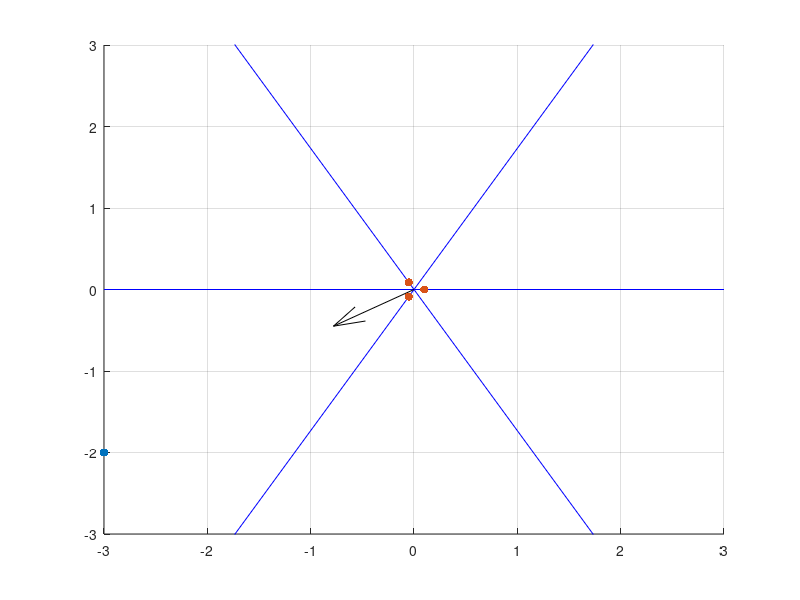

Reproduce this figure in MATLAB.
clearvars
close all
%quick test to see if cutting the plane method for direction determination
%could work


N_mic = 3;
%mic_locs = [1,0; 0,1; 0,-1];
mic_locs = 0.1*[cos(2*pi/N_mic*(0:N_mic-1)'), sin(2*pi/N_mic*(0:N_mic-1)')];


%% comute unit distance vectors
vect = zeros(nchoosek(length(mic_locs),2),2);
k = 1;
for i = 1:length(mic_locs)
    for j = i+1:length(mic_locs)
        temp = mic_locs(j,:) - mic_locs(i,:);
        vect(k,:) = temp/norm(temp);
        k = k+1;
    end
end


%% source

source = [-3,-2];

%% TOA from mic to source 

TOA = zeros(length(mic_locs),1);
c = 343;

for i = 1:length(mic_locs)
    TOA(i) = norm(source - mic_locs(i,:))/c;
end

TOA = floor(TOA*10000);

%% direction estimation

ang = [0,0];

k = 1;
for i = 1:length(mic_locs)
    for j = i+1:length(mic_locs)
        
        if (TOA(i) > TOA(j))
            ang = ang + vect(k,:);
        else
            ang = ang - vect(k,:);
        end
        k = k+1;
    end
end

ang = ang/norm(ang)



%% plotting
figure

hold on
scatter(source(1), source(2),'k^','filled');
grid


scatter(mic_locs(:,1),mic_locs(:,2),'ro', 'filled');
k = 1;
for i = 1:length(mic_locs)
    for j = i+1:length(mic_locs)
        cent = (mic_locs(i,:)+mic_locs(j,:))./2;
        slope = (mic_locs(j,2)-mic_locs(i,2))/(mic_locs(j,1)-mic_locs(i,1));
        perp = tan( atan(slope)+pi/2); 
        x = [-3,3];
        if perp > 1e10
            x = [0,0];
            y = [-3,3];
        else
            y = (perp*(x-cent(1))+cent(2));
        end
        
        plot(x,y,'b')
        k = k+1';
        
    end
end


quiver(0,0,ang(1), ang(2),'k');


axis([-3, 3, -3, 3]);
